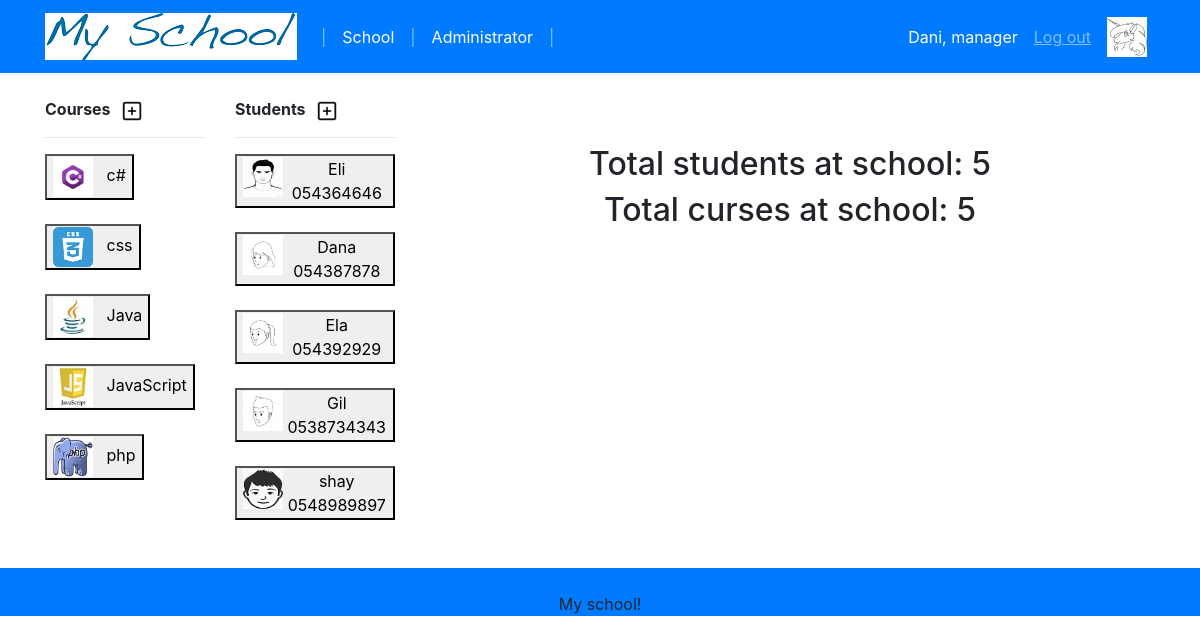
Screenshot of /view/main-school.php (signed in) with the database file from the repository.
### tables this page shows
CREATE TABLE `course` (
  `course_id` int(11) NOT NULL,
  `course_name` varchar(20) NOT NULL,
  `course_description` varchar(250) NOT NULL,
  `course_image` varchar(55) NOT NULL
);

CREATE TABLE `student` (
  `student_id` int(11) NOT NULL,
  `student_name` varchar(20) NOT NULL,
  `student_phone` varchar(15) NOT NULL,
  `student_email` varchar(25) NOT NULL,
  `student_image` varchar(55) NOT NULL
);

### controller/course-controller.php (called while the page is built, shortened)
<?php
    require_once dirname(__FILE__).'/controller.php';
    require_once dirname(dirname(__FILE__)).'/bl/bl-course.php';
    class CourseController extends Controller {
        public function __construct(){
            $this->bl = new businessLogicCourse;
        }
    }
?>

### dal.php (called while the page is built, shortened)
<?php
    class DataAccessLayer
    {
        private $host = '127.0.0.1';
        private $db = 'school';
        private $user = 'root';
        private $pass = '';
        private $charset = 'utf8';
        private $dsn;
        private $opt = [
            PDO::ATTR_ERRMODE => PDO::ERRMODE_EXCEPTION,
            PDO::ATTR_DEFAULT_FETCH_MODE => PDO::FETCH_ASSOC,
            PDO::ATTR_EMULATE_PREPARES => false,
        ];
        public function __construct()
        {
            $this->dsn = "mysql:host=$this->host;dbname=$this->db;charset=$this->charset";
        }
        public function select($query, $param = null){
            $pdo = new PDO($this->dsn, $this->user, $this->pass, $this->opt);
            $statement = $pdo->prepare($query);
            if (empty($param))
                $statement->execute();
            else
                $statement->execute($param);
            return $statement;
        }
    }
?>

### bl/bl-course.php (called while the page is built, shortened)
<?php
    require_once dirname(dirname(__FILE__)).'/model/course-model.php';
    class businessLogicCourse extends BusinessLogic{
        public function get() {
            $query = 'SELECT * FROM `course`';
            $results = $this->dal->select($query);
            $resultsArray = [];
            while ($row = $results->fetch()) {
                array_push($resultsArray, new courseModel($row));
            }
            return $resultsArray;
        }
    }
?>

### controller/controller.php (called while the page is built, shortened)
<?php
abstract class Controller {
    protected $bl;
    public function actionGet(){
        $result = $this->bl->get();
        return $result;
    }
}

### model/course-model.php (called while the page is built, shortened)
<?php
    class CourseModel {
        private $course_id;
        private $course_name;
        private $course_image;
        function __construct($array) {
            if (isset($array['course_id']))
                $this->course_id = $array['course_id'];
            $this->course_name = $array['course_name'];
            $this->course_image = $array['course_image'];
        }
        function getCourseId() {
            return $this->course_id;
        }
        function getCourseName() {
            return $this->course_name;
        }
        function getCourseImage() {
            return $this->course_image;
        }
    }
?>

### controller/student-controller.php (called while the page is built, shortened)
<?php
    require_once dirname(__FILE__).'/controller.php';
    require_once dirname(dirname(__FILE__)).'/bl/bl-student.php';
    class StudentController extends Controller {
        public function __construct(){
            $this->bl = new businessLogicStudent;
        }
    }
?>

### bl/bl-student.php (called while the page is built, shortened)
<?php
    require_once dirname(dirname(__FILE__)).'/model/student-model.php';
    class businessLogicStudent extends BusinessLogic{
        public function get(){
            $query = 'SELECT * FROM `student`';
            $results = $this->dal->select($query);
            $resultsArray = [];
            while ($row = $results->fetch()) {
                array_push($resultsArray, new studentModel($row));
            }
            return $resultsArray;
        }
    }
?>

### model/student-model.php (called while the page is built, shortened)
<?php
    class StudentModel {
        private $student_id;
        private $student_name;
        private $student_phone;
        private $student_image;
        function __construct($array) {
            if (isset($array['student_id']))
                $this->student_id = $array['student_id'];
            $this->student_name = $array['student_name'];
            $this->student_phone = $array['student_phone'];
            $this->student_image = $array['student_image'];
        }
        function getStudentId() {
            return $this->student_id;
        }
        function getStudentName() {
            return $this->student_name;
        }
        function getStudentPhone() {
            return $this->student_phone;
        }
        function getStudentImage() {
            return $this->student_image;
        }
    }
?>

### view/side-school.php (the view, shortened to what this page needs)
<?php
    include dirname(__FILE__).'/header.php';
    require_once dirname(dirname(__FILE__)).'/controller/course-controller.php';
    require_once dirname(dirname(__FILE__)).'/controller/student-controller.php';
    $cCtrl = new CourseController;
    $courses = $cCtrl->actionGet();
    $sCtrl = new StudentController;
    $students = $sCtrl->actionGet();
?>
    <div class="row">
        <div class="col-sm-2">
            <div class="font-weight-bold">
                Courses &nbsp;
                <a class="nav-item active" href="view/add-edit-course.php"><img src="upload/plus.png" width="20px" height="20px"/> </a>
            </div>
            <hr>
            <form action='view/details-course.php' method='POST'>
                <?php
                    foreach ($courses as $course) { ?>
                        <div>
                            <button class="nav-item active design-hides" name="courseId" value="<?php echo $course->getCourseId() ?>">
                                <img src="upload/<?php echo $course->getCourseImage() ?>" width="40px" height="40px"/>
                                <?php echo $course->getCourseName() ?>
                            </button>
                        </div>
                        <br>
                <?php } ?>
            </form>
        </div>
        <div class="col-sm-2">
            <div class="font-weight-bold">
                Students &nbsp;
                <a class="nav-item active" href="view/add-edit-student.php"><img src="upload/plus.png" width="20px" height="20px"/> </a>
            </div>
            <hr>
            <form action='view/details-student.php' method='POST'>
                <?php
                    foreach ($students as $student) {
                ?>
                        <button class="nav-item active design-hides" name="studentId" value="<?php echo $student->getStudentId() ?>">
                            <div class = "row">
                                <div class="col-sm-3">
                                    <img src="upload/<?php echo $student->getStudentImage() ?>" width="40px" height="40px"/>
                                </div>
                                <div class="col-sm-9">
                                    <div> <?php echo $student->getStudentName() ?> </div>
                                    <div> <?php echo $student->getStudentPhone() ?> </div>
                                </div>
                            </div>
                        </button>
                        <br>
                        <br>
                <?php } ?>
            </form>
        </div>
        <div class="col-sm-8">
        <br>

### rows the page displays
course: $course->getCourseId() 1 (drawn), course_image (picture), course_name "c#"
course: $course->getCourseId() 2 (drawn), course_image (picture), course_name "css"
course: $course->getCourseId() 3 (drawn), course_image (picture), course_name "Java"
course: $course->getCourseId() 5 (drawn), course_image (picture), course_name "JavaScript"
course: $course->getCourseId() 6 (drawn), course_image (picture), course_name "php"
student: $student->getStudentId() 1 (drawn), student_image (picture), student_name "Eli", student_phone "054364646"
student: $student->getStudentId() 2 (drawn), student_image (picture), student_name "Dana", student_phone "054387878"
student: $student->getStudentId() 3 (drawn), student_image (picture), student_name "Ela", student_phone "054392929"
student: $student->getStudentId() 4 (drawn), student_image (picture), student_name "Gil", student_phone "0538734343"
student: $student->getStudentId() 5 (drawn), student_image (picture), student_name "shay", student_phone "0548989897"

### other values shown
$_SESSION['name'] "Dani"
$_SESSION['nameRole'] "manager"
$numS['COUNT(*)'] "5"
$numC['COUNT(*)'] "5"
